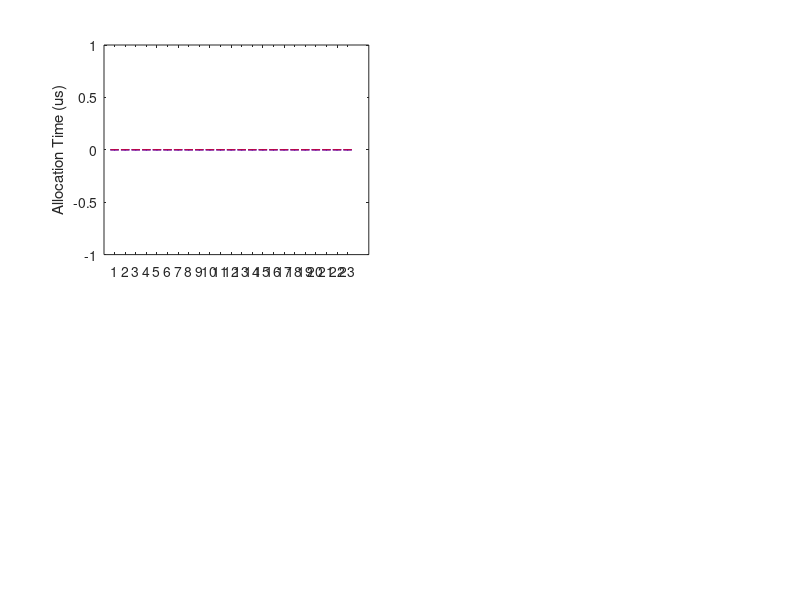

The MATLAB script that drew this image: (Note: this script raises an error after producing the figure.)
clear;
clc

NUM_DATA_POINTS = 100;

param_fit = ["bf", "wf"];
param_metric = ["relocations", "utility", "utilization"];
param_seq = ["cache", "cheetahlb", "cms", "random"];
% param_seq = ["cache", "cheetahlb"];

Y_cost = zeros(NUM_DATA_POINTS, length(param_seq));
Y_utilization = zeros(NUM_DATA_POINTS, length(param_seq));
Y_numallocs = zeros(NUM_DATA_POINTS, length(param_seq));
Y_time = zeros(NUM_DATA_POINTS, length(param_seq));
for i = 1:length(param_seq)
    datafile = sprintf("allocation_%s_ff_sat.csv", param_seq(i));
    if isfile(datafile)

        data = csvread(datafile);

        cost = data( : , 1);
        utilization = data( : , 2);
        utility = data( : , 3);
        allocTime = data( : , 4);

        numAllocations = data( : , 5);
        numDepartures = data( : , 6);

        Y_cost( : , i) = cost(:);
        Y_utilization( : , i) = utilization(:);
        Y_numallocs( : , i) = numAllocations(:);
        Y_time( : , i) = allocTime(:);
    end
end

numcols = 2;
numrows = 2;
figure
set(gcf, 'Position', get(0, 'Screensize'));

subplot(numrows, numcols, 1);
boxplot(Y_time * 1E6);
ylabel("Allocation Time (us)");
xticklabels(param_seq);
set(gca, 'FontSize', 16);
grid on

subplot(numrows, numcols, 2);
boxplot(Y_utilization);
ylabel("Utilization");
xticklabels(param_seq);
set(gca, 'FontSize', 16);
grid on

subplot(numrows, numcols, 3);
boxplot(Y_numallocs);
ylabel("Number of allocations");
xticklabels(param_seq);
set(gca, 'FontSize', 16);
grid on

subplot(numrows, numcols, 4);
boxplot(Y_cost);
ylabel("Cost");
xticklabels(param_seq);
set(gca, 'FontSize', 16);
grid on

% for k = 1:length(param_metric)
%     for j = 1:length(param_fit)
%         for i = 1:length(param_seq)
%             datafile = sprintf("allocation_%s_%s_%s.csv", param_seq(i), param_fit(j), param_metric(k));
%             if isfile(datafile)
% 
%                 data = readtable(datafile);
% 
%                 cost = data( : , 1);
%                 utilization = data( : , 2);
%                 utility = data( : , 3);
%                 allocTime = data( : , 4);
% 
%                 numAllocations = data( : , 5);
%                 numDepartures = data( : , 6);
% 
% 
%             end
%         end
%     end
% end